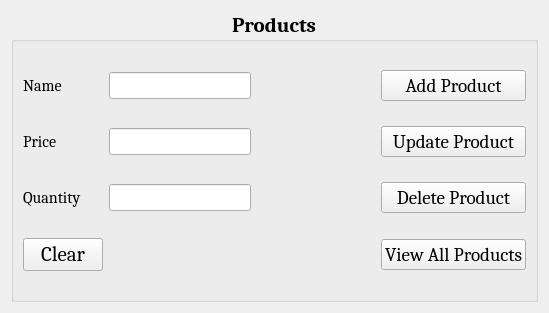
<?xml version="1.0" encoding="UTF-8"?>
<ui version="4.0">
 <class>productForm</class>
 <widget class="QWidget" name="productForm">
  <property name="geometry">
   <rect>
    <x>0</x>
    <y>0</y>
    <width>549</width>
    <height>313</height>
   </rect>
  </property>
  <property name="windowTitle">
   <string>Grocery Store</string>
  </property>
  <layout class="QGridLayout" name="gridLayout">
   <item row="0" column="0">
    <widget class="QGroupBox" name="groupBox">
     <property name="font">
      <font>
       <family>Cambria</family>
       <pointsize>16</pointsize>
       <bold>true</bold>
      </font>
     </property>
     <property name="title">
      <string>Products</string>
     </property>
     <property name="alignment">
      <set>Qt::AlignCenter</set>
     </property>
     <layout class="QGridLayout" name="gridLayout_2">
      <item row="1" column="1">
       <widget class="QLineEdit" name="price_entry">
        <property name="font">
         <font>
          <family>Cambria</family>
          <pointsize>12</pointsize>
          <bold>false</bold>
         </font>
        </property>
       </widget>
      </item>
      <item row="1" column="0">
       <widget class="QLabel" name="label_2">
        <property name="font">
         <font>
          <family>Cambria</family>
          <pointsize>12</pointsize>
          <bold>false</bold>
         </font>
        </property>
        <property name="text">
         <string>Price</string>
        </property>
       </widget>
      </item>
      <item row="1" column="3">
       <widget class="QPushButton" name="update_product_button">
        <property name="font">
         <font>
          <family>Cambria</family>
          <pointsize>14</pointsize>
          <bold>false</bold>
         </font>
        </property>
        <property name="text">
         <string>Update Product</string>
        </property>
       </widget>
      </item>
      <item row="2" column="0">
       <widget class="QLabel" name="label_3">
        <property name="font">
         <font>
          <family>Cambria</family>
          <pointsize>12</pointsize>
          <bold>false</bold>
         </font>
        </property>
        <property name="text">
         <string>Quantity</string>
        </property>
       </widget>
      </item>
      <item row="2" column="1">
       <widget class="QLineEdit" name="quantit_entry">
        <property name="font">
         <font>
          <family>Cambria</family>
          <pointsize>12</pointsize>
          <bold>false</bold>
         </font>
        </property>
       </widget>
      </item>
      <item row="0" column="1">
       <widget class="QLineEdit" name="name_entry">
        <property name="font">
         <font>
          <family>Cambria</family>
          <pointsize>12</pointsize>
          <bold>false</bold>
         </font>
        </property>
       </widget>
      </item>
      <item row="0" column="0">
       <widget class="QLabel" name="label">
        <property name="font">
         <font>
          <family>Cambria</family>
          <pointsize>12</pointsize>
          <bold>false</bold>
         </font>
        </property>
        <property name="text">
         <string>Name</string>
        </property>
       </widget>
      </item>
      <item row="0" column="3">
       <widget class="QPushButton" name="add_product_button">
        <property name="font">
         <font>
          <family>Cambria</family>
          <pointsize>14</pointsize>
          <bold>false</bold>
         </font>
        </property>
        <property name="text">
         <string>Add Product</string>
        </property>
       </widget>
      </item>
      <item row="3" column="3">
       <widget class="QPushButton" name="view_all_products_button">
        <property name="font">
         <font>
          <family>Cambria</family>
          <pointsize>14</pointsize>
          <bold>false</bold>
         </font>
        </property>
        <property name="text">
         <string>View All Products</string>
        </property>
       </widget>
      </item>
      <item row="2" column="3">
       <widget class="QPushButton" name="delete_product_button">
        <property name="font">
         <font>
          <family>Cambria</family>
          <pointsize>14</pointsize>
          <bold>false</bold>
         </font>
        </property>
        <property name="text">
         <string>Delete Product</string>
        </property>
       </widget>
      </item>
      <item row="0" column="2">
       <spacer name="horizontalSpacer">
        <property name="orientation">
         <enum>Qt::Horizontal</enum>
        </property>
        <property name="sizeHint" stdset="0">
         <size>
          <width>40</width>
          <height>20</height>
         </size>
        </property>
       </spacer>
      </item>
      <item row="3" column="0">
       <widget class="QPushButton" name="clear_button">
        <property name="font">
         <font>
          <family>Cambria</family>
          <pointsize>16</pointsize>
          <bold>false</bold>
         </font>
        </property>
        <property name="text">
         <string>Clear</string>
        </property>
       </widget>
      </item>
     </layout>
    </widget>
   </item>
  </layout>
 </widget>
 <resources/>
 <connections/>
</ui>
